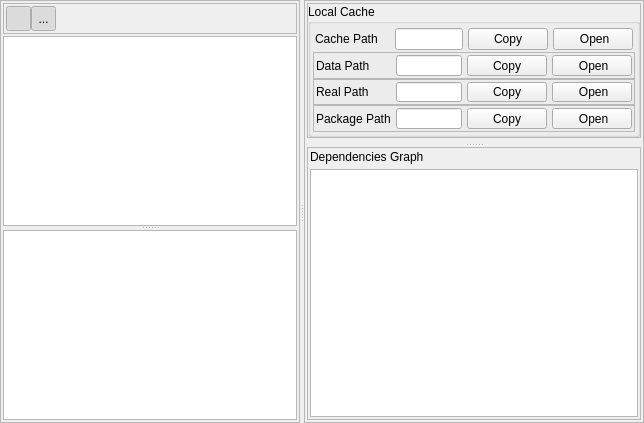
      <widget class="QWidget" name="tabPackage">
       <attribute name="title">
        <string>Package</string>
       </attribute>
       <layout class="QHBoxLayout" name="horizontalLayout_4">
        <property name="spacing">
         <number>0</number>
        </property>
        <property name="leftMargin">
         <number>0</number>
        </property>
        <property name="topMargin">
         <number>0</number>
        </property>
        <property name="rightMargin">
         <number>0</number>
        </property>
        <property name="bottomMargin">
         <number>0</number>
        </property>
        <item>
         <widget class="QSplitter" name="splitter_5">
          <property name="orientation">
           <enum>Qt::Horizontal</enum>
          </property>
          <widget class="QFrame" name="frame_6">
           <property name="sizePolicy">
            <sizepolicy hsizetype="Preferred" vsizetype="Preferred">
             <horstretch>0</horstretch>
             <verstretch>0</verstretch>
            </sizepolicy>
           </property>
           <property name="minimumSize">
            <size>
             <width>300</width>
             <height>0</height>
            </size>
           </property>
           <property name="frameShape">
            <enum>QFrame::StyledPanel</enum>
           </property>
           <property name="frameShadow">
            <enum>QFrame::Raised</enum>
           </property>
           <layout class="QVBoxLayout" name="verticalLayout">
            <property name="spacing">
             <number>2</number>
            </property>
            <property name="leftMargin">
             <number>2</number>
            </property>
            <property name="topMargin">
             <number>2</number>
            </property>
            <property name="rightMargin">
             <number>2</number>
            </property>
            <property name="bottomMargin">
             <number>2</number>
            </property>
            <item>
             <widget class="QFrame" name="frame_16">
              <property name="layoutDirection">
               <enum>Qt::LeftToRight</enum>
              </property>
              <property name="frameShape">
               <enum>QFrame::StyledPanel</enum>
              </property>
              <property name="frameShadow">
               <enum>QFrame::Raised</enum>
              </property>
              <layout class="QHBoxLayout" name="horizontalLayout_15">
               <property name="spacing">
                <number>0</number>
               </property>
               <property name="leftMargin">
                <number>2</number>
               </property>
               <property name="topMargin">
                <number>2</number>
               </property>
               <property name="rightMargin">
                <number>0</number>
               </property>
               <property name="bottomMargin">
                <number>2</number>
               </property>
               <item>
                <widget class="QToolButton" name="checkBoxOpenExplorer">
                 <property name="minimumSize">
                  <size>
                   <width>25</width>
                   <height>25</height>
                  </size>
                 </property>
                 <property name="maximumSize">
                  <size>
                   <width>25</width>
                   <height>25</height>
                  </size>
                 </property>
                 <property name="text">
                  <string/>
                 </property>
                 <property name="icon">
                  <iconset resource="../resources.qrc">
                   <normaloff>:/icon/open_folder.svg</normaloff>:/icon/open_folder.svg</iconset>
                 </property>
                 <property name="checkable">
                  <bool>true</bool>
                 </property>
                 <property name="checked">
                  <bool>true</bool>
                 </property>
                </widget>
               </item>
               <item>
                <widget class="QToolButton" name="checkBoxCopyClipboard">
                 <property name="minimumSize">
                  <size>
                   <width>25</width>
                   <height>25</height>
                  </size>
                 </property>
                 <property name="maximumSize">
                  <size>
                   <width>25</width>
                   <height>25</height>
                  </size>
                 </property>
                 <property name="text">
                  <string>...</string>
                 </property>
                 <property name="icon">
                  <iconset resource="../resources.qrc">
                   <normaloff>:/icon/copy.svg</normaloff>:/icon/copy.svg</iconset>
                 </property>
                 <property name="checkable">
                  <bool>true</bool>
                 </property>
                 <property name="checked">
                  <bool>true</bool>
                 </property>
                </widget>
               </item>
               <item>
                <spacer name="horizontalSpacer">
                 <property name="orientation">
                  <enum>Qt::Horizontal</enum>
                 </property>
                 <property name="sizeHint" stdset="0">
                  <size>
                   <width>40</width>
                   <height>20</height>
                  </size>
                 </property>
                </spacer>
               </item>
              </layout>
             </widget>
            </item>
            <item>
             <widget class="QSplitter" name="splitter_3">
              <property name="orientation">
               <enum>Qt::Vertical</enum>
              </property>
              <widget class="QTreeView" name="treeViewRecipe">
               <property name="enabled">
                <bool>true</bool>
               </property>
              </widget>
              <widget class="QTreeView" name="treeViewRecipeInspect"/>
             </widget>
            </item>
           </layout>
          </widget>
          <widget class="QFrame" name="frame_15">
           <property name="sizePolicy">
            <sizepolicy hsizetype="Preferred" vsizetype="Preferred">
             <horstretch>1</horstretch>
             <verstretch>0</verstretch>
            </sizepolicy>
           </property>
           <property name="frameShape">
            <enum>QFrame::StyledPanel</enum>
           </property>
           <property name="frameShadow">
            <enum>QFrame::Raised</enum>
           </property>
           <layout class="QVBoxLayout" name="verticalLayout_13">
            <property name="spacing">
             <number>5</number>
            </property>
            <property name="leftMargin">
             <number>2</number>
            </property>
            <property name="topMargin">
             <number>2</number>
            </property>
            <property name="rightMargin">
             <number>2</number>
            </property>
            <property name="bottomMargin">
             <number>2</number>
            </property>
            <item>
             <widget class="QSplitter" name="splitter_6">
              <property name="contextMenuPolicy">
               <enum>Qt::DefaultContextMenu</enum>
              </property>
              <property name="frameShape">
               <enum>QFrame::NoFrame</enum>
              </property>
              <property name="frameShadow">
               <enum>QFrame::Plain</enum>
              </property>
              <property name="lineWidth">
               <number>1</number>
              </property>
              <property name="orientation">
               <enum>Qt::Vertical</enum>
              </property>
              <property name="handleWidth">
               <number>5</number>
              </property>
              <widget class="QFrame" name="frame_19">
               <property name="maximumSize">
                <size>
                 <width>16777215</width>
                 <height>135</height>
                </size>
               </property>
               <property name="frameShape">
                <enum>QFrame::StyledPanel</enum>
               </property>
               <property name="frameShadow">
                <enum>QFrame::Raised</enum>
               </property>
               <layout class="QVBoxLayout" name="verticalLayout_14">
                <property name="spacing">
                 <number>0</number>
                </property>
                <property name="leftMargin">
                 <number>0</number>
                </property>
                <property name="topMargin">
                 <number>0</number>
                </property>
                <property name="rightMargin">
                 <number>0</number>
                </property>
                <property name="bottomMargin">
                 <number>0</number>
                </property>
                <item>
                 <widget class="QGroupBox" name="groupBox">
                  <property name="sizePolicy">
                   <sizepolicy hsizetype="Preferred" vsizetype="Fixed">
                    <horstretch>0</horstretch>
                    <verstretch>0</verstretch>
                   </sizepolicy>
                  </property>
                  <property name="title">
                   <string>Local Cache</string>
                  </property>
                  <layout class="QVBoxLayout" name="verticalLayout_8" stretch="0,0,0,0">
                   <property name="spacing">
                    <number>0</number>
                   </property>
                   <property name="sizeConstraint">
                    <enum>QLayout::SetDefaultConstraint</enum>
                   </property>
                   <property name="leftMargin">
                    <number>2</number>
                   </property>
                   <property name="topMargin">
                    <number>2</number>
                   </property>
                   <property name="rightMargin">
                    <number>2</number>
                   </property>
                   <property name="bottomMargin">
                    <number>2</number>
                   </property>
                   <item>
                    <widget class="QFrame" name="frame">
                     <property name="sizePolicy">
                      <sizepolicy hsizetype="Preferred" vsizetype="Fixed">
                       <horstretch>0</horstretch>
                       <verstretch>0</verstretch>
                      </sizepolicy>
                     </property>
                     <property name="frameShape">
                      <enum>QFrame::NoFrame</enum>
                     </property>
                     <property name="frameShadow">
                      <enum>QFrame::Raised</enum>
                     </property>
                     <layout class="QHBoxLayout" name="horizontalLayout">
                      <property name="spacing">
                       <number>5</number>
                      </property>
                      <property name="sizeConstraint">
                       <enum>QLayout::SetDefaultConstraint</enum>
                      </property>
                      <property name="leftMargin">
                       <number>2</number>
                      </property>
                      <property name="topMargin">
                       <number>2</number>
                      </property>
                      <property name="rightMargin">
                       <number>2</number>
                      </property>
                      <property name="bottomMargin">
                       <number>2</number>
                      </property>
                      <item>
                       <widget class="QLabel" name="label">
                        <property name="minimumSize">
                         <size>
                          <width>75</width>
                          <height>0</height>
                         </size>
                        </property>
                        <property name="text">
                         <string>Cache Path</string>
                        </property>
                       </widget>
                      </item>
                      <item>
                       <widget class="QLineEdit" name="lineEditCachePath">
                        <property name="enabled">
                         <bool>true</bool>
                        </property>
                        <property name="readOnly">
                         <bool>true</bool>
                        </property>
                       </widget>
                      </item>
                      <item>
                       <widget class="QPushButton" name="btnCopyCachePath">
                        <property name="text">
                         <string>Copy</string>
                        </property>
                        <property name="icon">
                         <iconset resource="../resources.qrc">
                          <normaloff>:/icon/copy.svg</normaloff>:/icon/copy.svg</iconset>
                        </property>
                       </widget>
                      </item>
                      <item>
                       <widget class="QPushButton" name="btnOpenCachePath">
                        <property name="text">
                         <string> Open</string>
                        </property>
                        <property name="icon">
                         <iconset resource="../resources.qrc">
                          <normaloff>:/icon/open_folder.svg</normaloff>:/icon/open_folder.svg</iconset>
                        </property>
                       </widget>
                      </item>
                     </layout>
                    </widget>
                   </item>
                   <item>
                    <widget class="QFrame" name="frame_21">
                     <property name="sizePolicy">
                      <sizepolicy hsizetype="Preferred" vsizetype="Fixed">
                       <horstretch>0</horstretch>
                       <verstretch>0</verstretch>
                      </sizepolicy>
                     </property>
                     <property name="frameShape">
                      <enum>QFrame::StyledPanel</enum>
                     </property>
                     <property name="frameShadow">
                      <enum>QFrame::Raised</enum>
                     </property>
                     <property name="lineWidth">
                      <number>1</number>
                     </property>
                     <layout class="QHBoxLayout" name="horizontalLayout_21">
                      <property name="spacing">
                       <number>5</number>
                      </property>
                      <property name="leftMargin">
                       <number>2</number>
                      </property>
                      <property name="topMargin">
                       <number>2</number>
                      </property>
                      <property name="rightMargin">
                       <number>2</number>
                      </property>
                      <property name="bottomMargin">
                       <number>2</number>
                      </property>
                      <item>
                       <widget class="QLabel" name="label_20">
                        <property name="minimumSize">
                         <size>
                          <width>75</width>
                          <height>0</height>
                         </size>
                        </property>
                        <property name="text">
                         <string>Data Path</string>
                        </property>
                       </widget>
                      </item>
                      <item>
                       <widget class="QLineEdit" name="lineEditDataPath">
                        <property name="enabled">
                         <bool>true</bool>
                        </property>
                        <property name="readOnly">
                         <bool>true</bool>
                        </property>
                       </widget>
                      </item>
                      <item>
                       <widget class="QPushButton" name="btnCopyDataPath">
                        <property name="text">
                         <string>Copy</string>
                        </property>
                        <property name="icon">
                         <iconset resource="../resources.qrc">
                          <normaloff>:/icon/copy.svg</normaloff>:/icon/copy.svg</iconset>
                        </property>
                       </widget>
                      </item>
                      <item>
                       <widget class="QPushButton" name="btnOpenDataPath">
                        <property name="text">
                         <string> Open</string>
                        </property>
                        <property name="icon">
                         <iconset resource="../resources.qrc">
                          <normaloff>:/icon/open_folder.svg</normaloff>:/icon/open_folder.svg</iconset>
                        </property>
                       </widget>
                      </item>
                     </layout>
                    </widget>
                   </item>
                   <item>
                    <widget class="QFrame" name="frame_2">
                     <property name="sizePolicy">
                      <sizepolicy hsizetype="Preferred" vsizetype="Fixed">
                       <horstretch>0</horstretch>
                       <verstretch>0</verstretch>
                      </sizepolicy>
                     </property>
                     <property name="frameShape">
                      <enum>QFrame::StyledPanel</enum>
                     </property>
                     <property name="frameShadow">
                      <enum>QFrame::Raised</enum>
                     </property>
                     <layout class="QHBoxLayout" name="horizontalLayout_2">
                      <property name="spacing">
                       <number>5</number>
                      </property>
                      <property name="leftMargin">
                       <number>2</number>
                      </property>
                      <property name="topMargin">
                       <number>2</number>
                      </property>
                      <property name="rightMargin">
                       <number>2</number>
                      </property>
                      <property name="bottomMargin">
                       <number>2</number>
                      </property>
                      <item>
                       <widget class="QLabel" name="label_2">
                        <property name="minimumSize">
                         <size>
                          <width>75</width>
                          <height>0</height>
                         </size>
                        </property>
                        <property name="text">
                         <string>Real Path</string>
                        </property>
                       </widget>
                      </item>
                      <item>
                       <widget class="QLineEdit" name="lineEditRealPath">
                        <property name="enabled">
                         <bool>true</bool>
                        </property>
                        <property name="readOnly">
                         <bool>true</bool>
                        </property>
                       </widget>
                      </item>
                      <item>
                       <widget class="QPushButton" name="btnCopyRealPath">
                        <property name="text">
                         <string>Copy</string>
                        </property>
                        <property name="icon">
                         <iconset resource="../resources.qrc">
                          <normaloff>:/icon/copy.svg</normaloff>:/icon/copy.svg</iconset>
                        </property>
                       </widget>
                      </item>
                      <item>
                       <widget class="QPushButton" name="btnOpenRealPath">
                        <property name="text">
                         <string> Open</string>
                        </property>
                        <property name="icon">
                         <iconset resource="../resources.qrc">
                          <normaloff>:/icon/open_folder.svg</normaloff>:/icon/open_folder.svg</iconset>
                        </property>
                       </widget>
                      </item>
                     </layout>
                    </widget>
                   </item>
                   <item>
                    <widget class="QFrame" name="frame_3">
                     <property name="sizePolicy">
                      <sizepolicy hsizetype="Preferred" vsizetype="Fixed">
                       <horstretch>0</horstretch>
                       <verstretch>0</verstretch>
                      </sizepolicy>
                     </property>
                     <property name="frameShape">
                      <enum>QFrame::StyledPanel</enum>
                     </property>
                     <property name="frameShadow">
                      <enum>QFrame::Raised</enum>
                     </property>
                     <layout class="QHBoxLayout" name="horizontalLayout_3">
                      <property name="spacing">
                       <number>5</number>
                      </property>
                      <property name="leftMargin">
                       <number>2</number>
                      </property>
                      <property name="topMargin">
                       <number>2</number>
                      </property>
                      <property name="rightMargin">
                       <number>2</number>
                      </property>
                      <property name="bottomMargin">
                       <number>2</number>
                      </property>
                      <item>
                       <widget class="QLabel" name="label_3">
                        <property name="minimumSize">
                         <size>
                          <width>75</width>
                          <height>0</height>
                         </size>
                        </property>
                        <property name="baseSize">
                         <size>
                          <width>0</width>
                          <height>0</height>
                         </size>
                        </property>
                        <property name="text">
                         <string>Package Path</string>
                        </property>
                       </widget>
                      </item>
                      <item>
                       <widget class="QLineEdit" name="lineEditPackagePath">
                        <property name="enabled">
                         <bool>true</bool>
                        </property>
                        <property name="readOnly">
                         <bool>true</bool>
                        </property>
                       </widget>
                      </item>
                      <item>
                       <widget class="QPushButton" name="btnCopyPackagePath">
                        <property name="text">
                         <string>Copy</string>
                        </property>
                        <property name="icon">
                         <iconset resource="../resources.qrc">
                          <normaloff>:/icon/copy.svg</normaloff>:/icon/copy.svg</iconset>
                        </property>
                       </widget>
                      </item>
                      <item>
                       <widget class="QPushButton" name="btnOpenPackagePath">
                        <property name="text">
                         <string> Open</string>
                        </property>
                        <property name="icon">
                         <iconset resource="../resources.qrc">
                          <normaloff>:/icon/open_folder.svg</normaloff>:/icon/open_folder.svg</iconset>
                        </property>
                       </widget>
                      </item>
                     </layout>
                    </widget>
                   </item>
                  </layout>
                 </widget>
                </item>
               </layout>
              </widget>
              <widget class="QFrame" name="frameWebView">
               <property name="sizePolicy">
                <sizepolicy hsizetype="Preferred" vsizetype="Preferred">
                 <horstretch>0</horstretch>
                 <verstretch>1</verstretch>
                </sizepolicy>
               </property>
               <property name="frameShape">
                <enum>QFrame::StyledPanel</enum>
               </property>
               <property name="frameShadow">
                <enum>QFrame::Raised</enum>
               </property>
               <layout class="QVBoxLayout" name="verticalLayout_7">
                <property name="spacing">
                 <number>5</number>
                </property>
                <property name="leftMargin">
                 <number>2</number>
                </property>
                <property name="topMargin">
                 <number>2</number>
                </property>
                <property name="rightMargin">
                 <number>2</number>
                </property>
                <property name="bottomMargin">
                 <number>2</number>
                </property>
                <item>
                 <widget class="QLabel" name="label_15">
                  <property name="text">
                   <string>Dependencies Graph</string>
                  </property>
                 </widget>
                </item>
                <item>
                 <widget class="QGraphicsView" name="graphicsView">
                  <property name="sceneRect">
                   <rectf>
                    <x>0.000000000000000</x>
                    <y>0.000000000000000</y>
                    <width>0.000000000000000</width>
                    <height>0.000000000000000</height>
                   </rectf>
                  </property>
                 </widget>
                </item>
               </layout>
              </widget>
             </widget>
            </item>
           </layout>
          </widget>
         </widget>
        </item>
       </layout>
      </widget>
